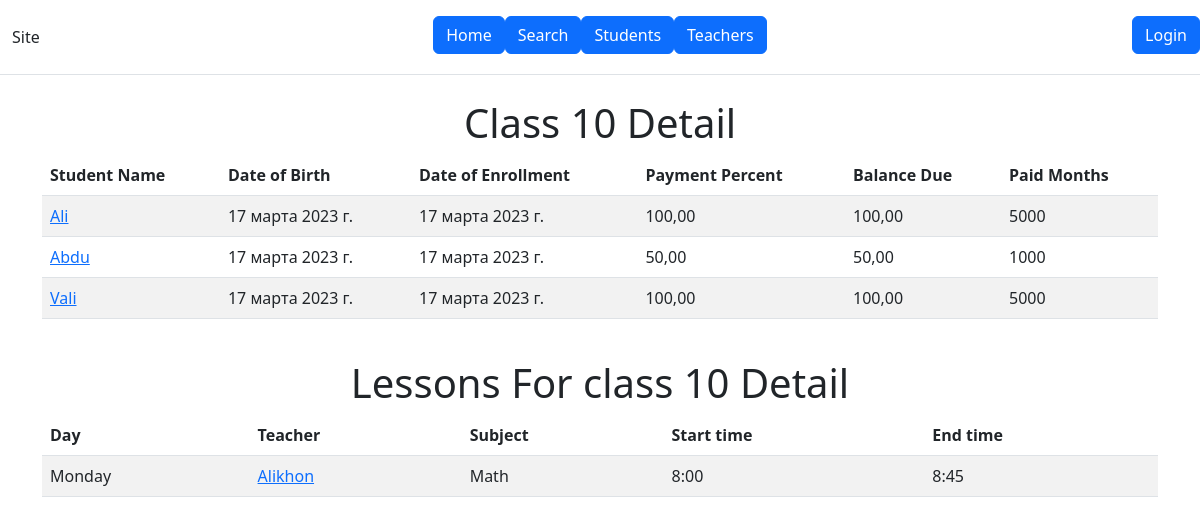
The page /class/10/ on the database its author committed.
### main/models.py (models this page shows, shortened)
class Student(models.Model):
    name = models.CharField(max_length=100)
    date_of_birth = models.DateField()
    date_of_enrollment = models.DateField()
    payment_percent = models.DecimalField(max_digits=5, decimal_places=2)
    balance_due = models.DecimalField(max_digits=10, decimal_places=2)
    paid_months = models.CharField(max_length=100)

class Lesson(models.Model):
    DAY_CHOICES = [
        ('MON', 'Monday'),
        ('TUE', 'Tuesday'),
        ('WED', 'Wednesday'),
        ('THU', 'Thursday'),
        ('FRI', 'Friday'),
    ]
    day = models.CharField(choices=DAY_CHOICES, max_length=3)
    lesson_time = models.ForeignKey(LessonTime, on_delete=models.CASCADE)
    class_name = models.ForeignKey(Class, on_delete=models.CASCADE)
    teacher = models.ForeignKey(Teacher, on_delete=models.CASCADE)

class Teacher(models.Model):
    name = models.CharField(max_length=100)
    date_of_birth = models.DateField()
    date_of_enrollment = models.DateField()
    teachSubj = models.ForeignKey('SubjectLesson', on_delete=models.CASCADE)
    gender = models.ForeignKey(Gender, on_delete=models.CASCADE)
    nation = models.ForeignKey(Nation, on_delete=models.CASCADE)
    category = models.ForeignKey(Category, on_delete=models.CASCADE, blank=True)
    work_experience = models.IntegerField(blank=True)
    admission_year = models.IntegerField()
    mail = models.CharField(max_length=50, blank=True)
    number_phone = models.CharField(max_length=20)
    number_whatsapp = models.CharField(max_length=20)
    date_certification = models.DateField(auto_now_add=True)
    address = models.CharField(max_length=100)
    def __str__(self):
        return self.name

class SubjectLesson(models.Model):
    nameSubject = models.CharField(max_length=100)
    teachers = models.ManyToManyField(Teacher, blank=True)
    def __str__(self):
        return self.nameSubject

class LessonTime(models.Model):
    hour_lesson = models.IntegerField()
    start_time = models.TimeField(default=retTime()[0])
    end_time = models.TimeField(default=retTime()[-1])

### main/views.py (the view)
# urls.py: path('class/<int:class_number>/', views.class_detail2, name='class_detail'),
def class_detail2(request, class_number):
    class_obj = get_object_or_404(Class, class_number=class_number)
    students = class_obj.students.all()
    lessons = Lesson.objects.filter(class_name=class_obj)
    context = {'class_number': class_number, 'students': students, 'action': 'class_detail', 'lessons': lessons}
    return render(request, 'main/class_detail.html', context)

### main/templates/main/class_detail.html
{% extends 'main/base.html' %}
{% block content %}
  <center><h1>Class {{ class_number }} Detail</h1></center>
  <table class="table table-striped">
    <thead>
      <tr>
        <th>Student Name</th>
        <th>Date of Birth</th>
        <th>Date of Enrollment</th>
        <th>Payment Percent</th>
        <th>Balance Due</th>
        <th>Paid Months</th>
      </tr>
    </thead>
    <tbody>
      {% for student in students %}
        <tr>
          <td><a href="{% url 'main:student_detail' name=student.name %}">{{ student.name }}</a></td>
          <td>{{ student.date_of_birth }}</td>
          <td>{{ student.date_of_enrollment }}</td>
          <td>{{ student.payment_percent }}</td>
          <td>{{ student.balance_due }}</td>
          <td>{{ student.paid_months }}</td>
        </tr>
      {% endfor %}
    </tbody>
  </table>
  {% if action == 'class_detail' %}
    {% if lessons %}
      <br>
      <center><h1>Lessons For class {{ class_number }} Detail</h1></center>
      <table class="table table-striped">
        <thead>
          <tr>
            <th>Day</th>
            <th>Teacher</th>
            <th>Subject</th>
            <th>Start time</th>
            <th>End time</th>
          </tr>
        </thead>
        <tbody>
          {% for lesson in lessons %}
            <tr>
              <td>{{ lesson.get_day_display }}</td>
              <td><a href="{% url 'main:teacher_detail' name=lesson.teacher %}">{{ lesson.teacher }}</a></td>
              <td>{{ lesson.teacher.teachSubj }}</td>
              <td>{{ lesson.lesson_time.start_time }}</td>
              <td>{{ lesson.lesson_time.end_time }}</td>
            </tr>
          {% endfor %}
        </tbody>
      </table>
    {% else %} <h1>No timetable</h1>
    {% endif %}
  {% endif %}
{% endblock %}

### rows shown on the page
Student: name "Ali", date_of_birth "17 марта 2023 г.", date_of_enrollment "17 марта 2023 г.", payment_percent "100,00", balance_due "100,00", paid_months "5000"
Student: name "Abdu", date_of_birth "17 марта 2023 г.", date_of_enrollment "17 марта 2023 г.", payment_percent "50,00", balance_due "50,00", paid_months "1000"
Student: name "Vali", date_of_birth "17 марта 2023 г.", date_of_enrollment "17 марта 2023 г.", payment_percent "100,00", balance_due "100,00", paid_months "5000"
Lesson: day "Monday", teacher "Alikhon", teacher.teachSubj "Math", lesson_time.start_time "8:00", lesson_time.end_time "8:45"

### other values the page prints
{{ class_number }} "10"
